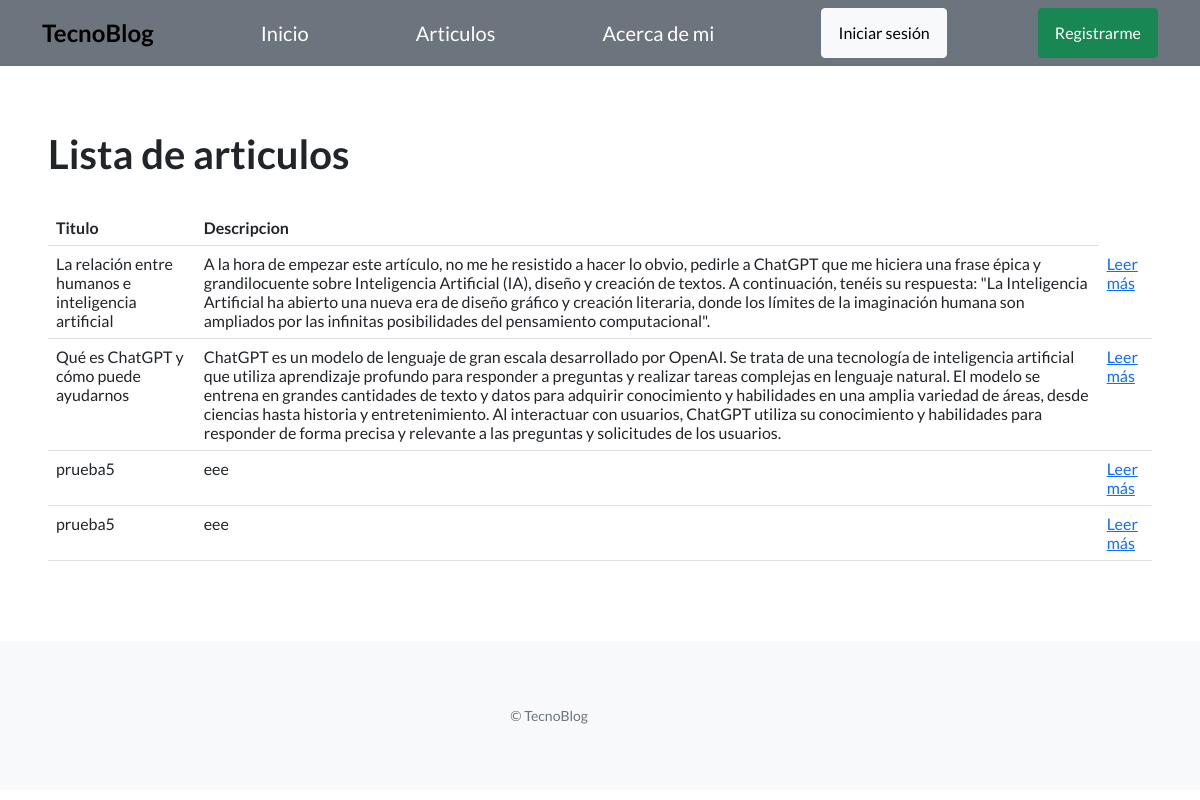
Before: /articulos/ with the older database file.
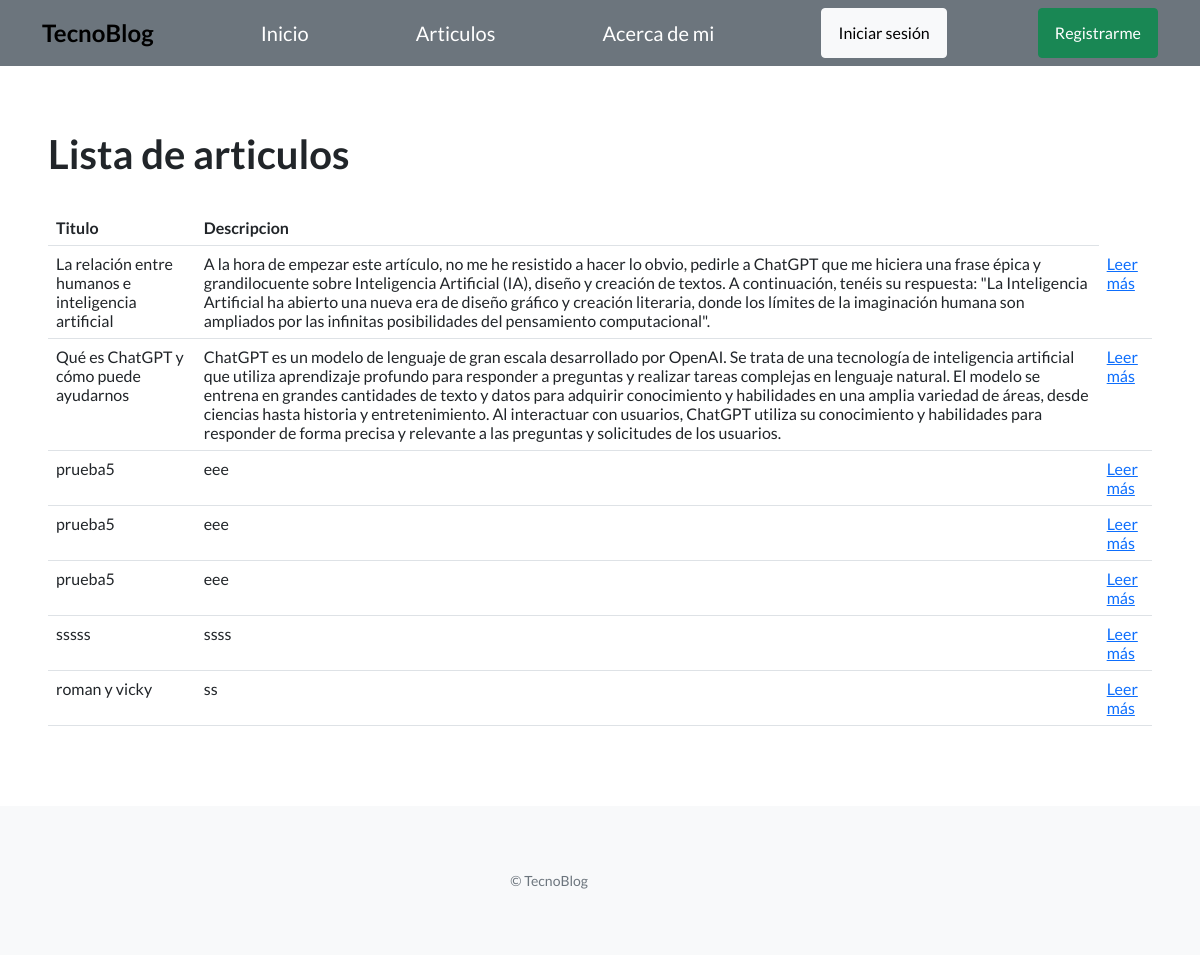
After: the same page with the newer database file.
### TecnoBlog_App/models.py (models this page shows, shortened)
class Articulo(models.Model):
    titulo = models.CharField(max_length=200)
    subtitulo = models.CharField(max_length=200)
    cuerpo = models.TextField()
    autor = models.CharField(max_length=64)
    fecha = models.DateField()
    imagen = models.ImageField(upload_to='imagenes/', null=True, blank=True)
    descripcion = models.TextField()
    creador = models.ForeignKey(User, on_delete=models.CASCADE, null=True)

### TecnoBlog_App/views.py (the view)
# urls.py: path("articulos/", listar_articulos, name="listar_articulos"),
def listar_articulos(request):
    contexto = {
        "articulos": Articulo.objects.all()
    }
    http_response=render(
        request=request,
        template_name="TecnoBlog_App/lista_articulos.html",
        context=contexto,
    )
    return http_response

### TecnoBlog_App/templates/TecnoBlog_App/lista_articulos.html (shortened to what this page needs)
{% extends "TecnoBlog_App/base.html" %}
{% block contenido %}
<section>
  <div>
    <h1>Lista de articulos</h1>
    <table class="table">
      <tbody>
        <tr>
          <th>Titulo</th>
          <th>Descripcion</th>
        </tr>
      {% for articulo in articulos %}
      <tr>
        <td>{{ articulo.titulo }}</td>
        <td>{{ articulo.descripcion }}</td>
        <td>
          <a href="{% url 'detallar_articulo' id=articulo.id  %}">Leer más</a>
        </td>
      </tr>
      {% endfor %}
        <br>
      </tbody>
    </table>
  </div>
</section>
{% endblock contenido %}

Changed rows visible on the page:
added Articulo: titulo "prueba5", descripcion "eee"
added Articulo: titulo "sssss", descripcion "ssss"
added Articulo: titulo "roman y vicky", descripcion "ss"
